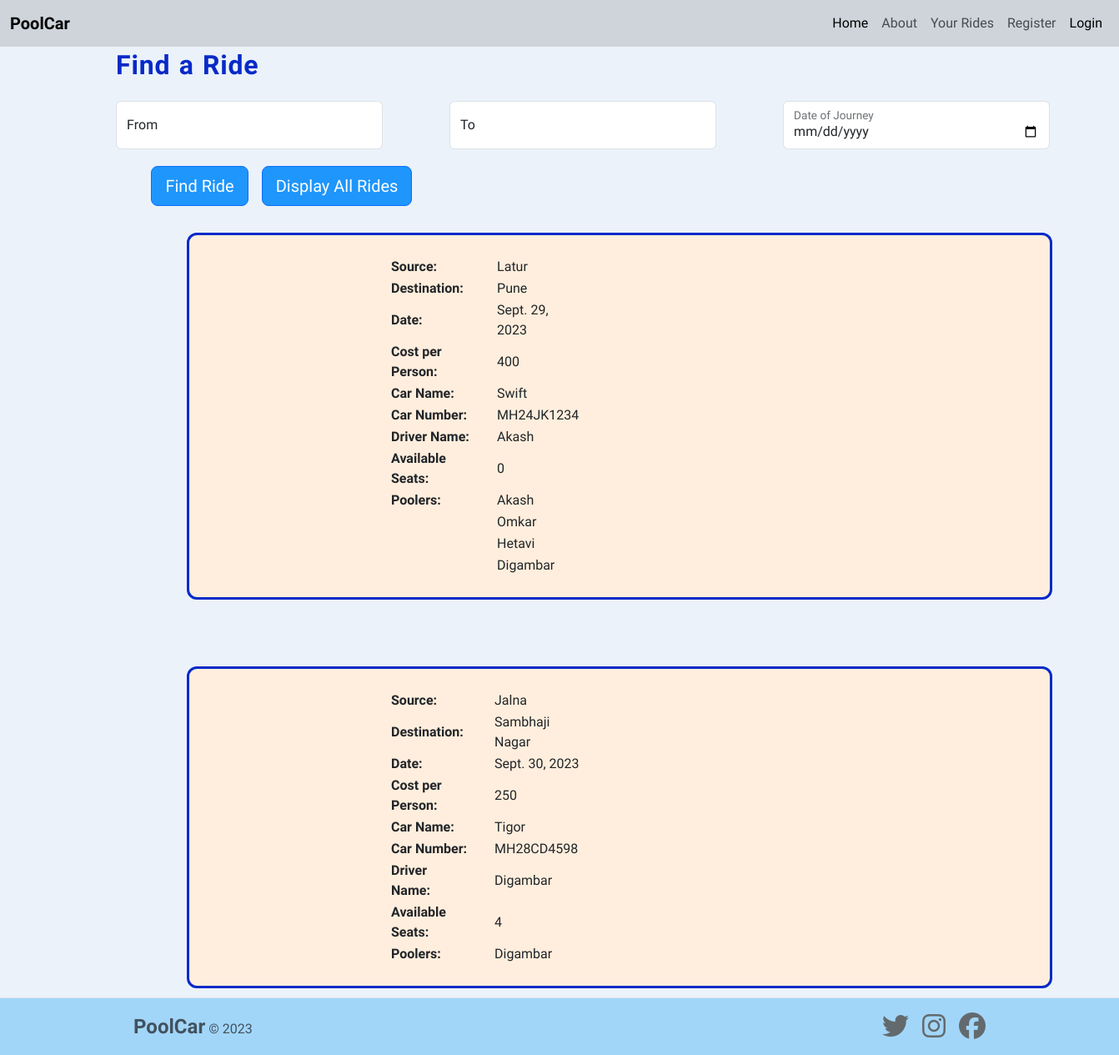
The app's page /search/ with its own data.
### pool_car/models.py (models this page shows, shortened)
class Ride(models.Model):
    publisher = models.ForeignKey(
        Profile, on_delete=models.CASCADE, related_name='rides')
    journey_details = models.ForeignKey(Journey, on_delete=models.CASCADE)
    car_details = models.ForeignKey(Car, on_delete=models.CASCADE)
    driver_details = models.ForeignKey(Driver, on_delete=models.CASCADE)
    poolers = models.ManyToManyField(Profile)

class Journey(models.Model):
    source = models.CharField(max_length=100, blank=False)
    destination = models.CharField(max_length=100, blank=False)
    date_of_journey = models.DateField(blank=False)
    number_of_seats = models.IntegerField(blank=False)
    cost_per_person = models.IntegerField(blank=False)

class Car(models.Model):
    car_name = models.CharField(max_length=100, blank=False)
    vehicle_number = models.CharField(max_length=10, blank=False)

class Driver(models.Model):
    driver_name = models.CharField(max_length=100, blank=False)
    driver_licence_number = models.CharField(max_length=16, blank=False)

class Profile(models.Model):
    user = models.ForeignKey(
        User, on_delete=models.CASCADE)

### pool_car/views.py (the view)
# urls.py: path("search/", views.search, name="search-page"),
def search(request):
    user = request.user
    rides = Ride.objects.exclude(publisher__user__username=user.username)
    return render(request, "pool_car/search.html", {
        'rides': rides,
    })

### pool_car/templates/pool_car/search.html (shortened to what this page needs)
{% extends 'base.html' %}
{% load static %}
{% block css_files %}
<link rel="stylesheet" href="{% static 'pool_car/search.css' %}">
{% endblock css_files %}
{% block content %}
<div class="publish-page">
    <h2 class="publish-heading">Find a Ride</h2>
    <form class="form-floating" action="{% url 'filter-page' %}" method=GET>
    <div class="publish-form">
        <div class="form-sections">
            <div class="form-floating">
                <input type="text" class="form-control" id="source" name="source" placeholder="Source">
                <label for="source">From</label>
            </div>
            <div class="form-floating">
                <input type="text" class="form-control" id="destination" name="destination" placeholder="Destination">
                <label for="destination">To</label>
            </div>
            <div class="form-floating">
                <input type="date" class="form-control" id="journey-date" name="journey-date" placeholder="Journey Date">
                <label for="journey-date">Date of Journey</label>
            </div>
        </div>
    </div>
    <div class="publish-button-div d-flex justify-content-lg-center" style="padding-bottom: 2rem;">
            <div>
                <button class="main-btn find-btn btn btn-lg btn-primary">
                    <a style="color : white ; text-decoration:none;">Find Ride</a>
                </button>
            </div>
            <div>
                <button class="main-btn find-btn btn btn-lg btn-primary" style="align: left">
                    <a style="color : white ; text-decoration:none;">Display All Rides</a>
                </button>
            </div>
    </div>
</div>
{% if not rides %}
<h1 style="color: red; letter-spacing: 0.03rem; padding-bottom: 0.5rem; margin-left: 7rem;">Sorry! No Rides to Show.
</h1>
{% else %}
{% for ride in rides %}
<ul style="margin-left: 7rem; display:flex; list-style-type: none; margin-bottom: 5rem;">
    <li
        style="background: #ffeedd; padding-top:0; padding-left: 15rem; padding-right: 15rem; border-radius: 12px; border: solid #072ac8;">
        <div style="display:flex;">
            <table>
                <tr>
                    <td>
                        <div style="padding-right: 20rem; align:left;">
                            <table>
                                <tr>
                                    <td style="font-weight: bold; padding-right: 2rem;">
                                        Source:
                                    </td>
                                    <td>
                                        {{ ride.journey_details.source }}
                                    </td>
                                </tr>
                                <tr>
                                    <td style="font-weight: bold; padding-right: 2rem;">
                                        Destination:
                                    </td>
                                    <td>
                                        {{ ride.journey_details.destination }}
                                    </td>
                                </tr>
                                <tr>
                                    <td style="font-weight: bold; padding-right: 2rem;">
                                        Date:
                                    </td>
                                    <td>
                                        {{ ride.journey_details.date_of_journey }}
                                    </td>
                                </tr>
                                <tr>
                                    <td style="font-weight: bold; padding-right: 2rem;">
                                        Cost per Person:
                                    </td>
                                    <td>
                                        {{ ride.journey_details.cost_per_person }}
                                    </td>
                                <tr>
                                    <br>
                                <tr>
                                    <td style="font-weight: bold; padding-right: 2rem;">
                                        Car Name:
                                    </td>
                                    <td>
                                        {{ ride.car_details.car_name }}
                                    </td>
                                </tr>
                                <tr>
                                    <td style="font-weight: bold; padding-right: 2rem;">
                                        Car Number:
                                    </td>
                                    <td>
                                        {{ ride.car_details.vehicle_number }}
                                    </td>
                                </tr>
                                <tr>
                                    <td style="font-weight: bold; padding-right: 2rem;">
                                        Driver Name:
                                    </td>
                                    <td>
                                        {{ ride.driver_details.driver_name }}
                                    </td>
                                </tr>
                                <tr>
                                    <td style="font-weight: bold; padding-right: 2rem;">
                                        Available Seats:
                                    </td>
                                    <td>
                                        {{ ride.journey_details.number_of_seats }}
                                    </td>
                                </tr>
                                <tr>
                                    <td style="font-weight: bold; padding-right: 2rem;">
                                        Poolers:
                                    </td>
                                    <td>
                                    {{ ride.publisher.user.username | title }}
                                    </td>
                                    {% for pooler in ride.poolers.all %}
                                    {% if ride.publisher.user.username != pooler.user.username %}
                                    <tr>
                                    <td></td>
                                    <td>
                                        {{ pooler.user.username | title }}
                                    </td>
                                    </tr>
                                    {% endif %}
                                    {% endfor %}
                                </tr>
                            </table>
                        </div>
                        <br>
                    </td>
                    <td>
                    </td>
                </tr>
            </table>
        </div>
    </li>
</ul>
{% endfor %}
{% endif %}
{% endblock content %}

### static/style.css (style rules this page uses)
body { font-family: "Pathway Extreme", sans-serif; background-color: #ebf2fa; margin: 0; padding: 0; }

### pool_car/static/pool_car/search.css (style rules this page uses)
body { font-family: "Pathway Extreme", sans-serif; background-color: #ebf2fa; margin-left: 5rem; margin-right: 5rem; }
.publish-heading { color: #072ac8; letter-spacing: 0.05rem; word-spacing: 0.1rem; padding-bottom: 1rem; font-weight: 900; }
.publish-page { margin-top: 5%; width: 40%; padding-left: 5%; }
.form-sections { display: flex; }
.form-control { width: 20rem; margin-right: 5rem; margin-bottom: 1.2rem; }
.main-btn { background-color: #1e96fc; padding-right: 1rem; margin-right: 1rem; }
.find-btn { padding-left: 1rem; padding-right: 1rem; }

### records on screen
Ride: journey_details.source "Latur", journey_details.destination "Pune", journey_details.date_of_journey "Sept. 29, 2023", journey_details.cost_per_person "400", car_details.car_name "Swift", car_details.vehicle_number "MH24JK1234", driver_details.driver_name "Akash", journey_details.number_of_seats "0", publisher.user.username "Akash"
Profile: user.username "Omkar"
Profile: user.username "Hetavi"
Profile: user.username "Digambar"
Ride: journey_details.source "Jalna", journey_details.destination "Sambhaji Nagar", journey_details.date_of_journey "Sept. 30, 2023", journey_details.cost_per_person "250", car_details.car_name "Tigor", car_details.vehicle_number "MH28CD4598", driver_details.driver_name "Digambar", journey_details.number_of_seats "4", publisher.user.username "Digambar"
